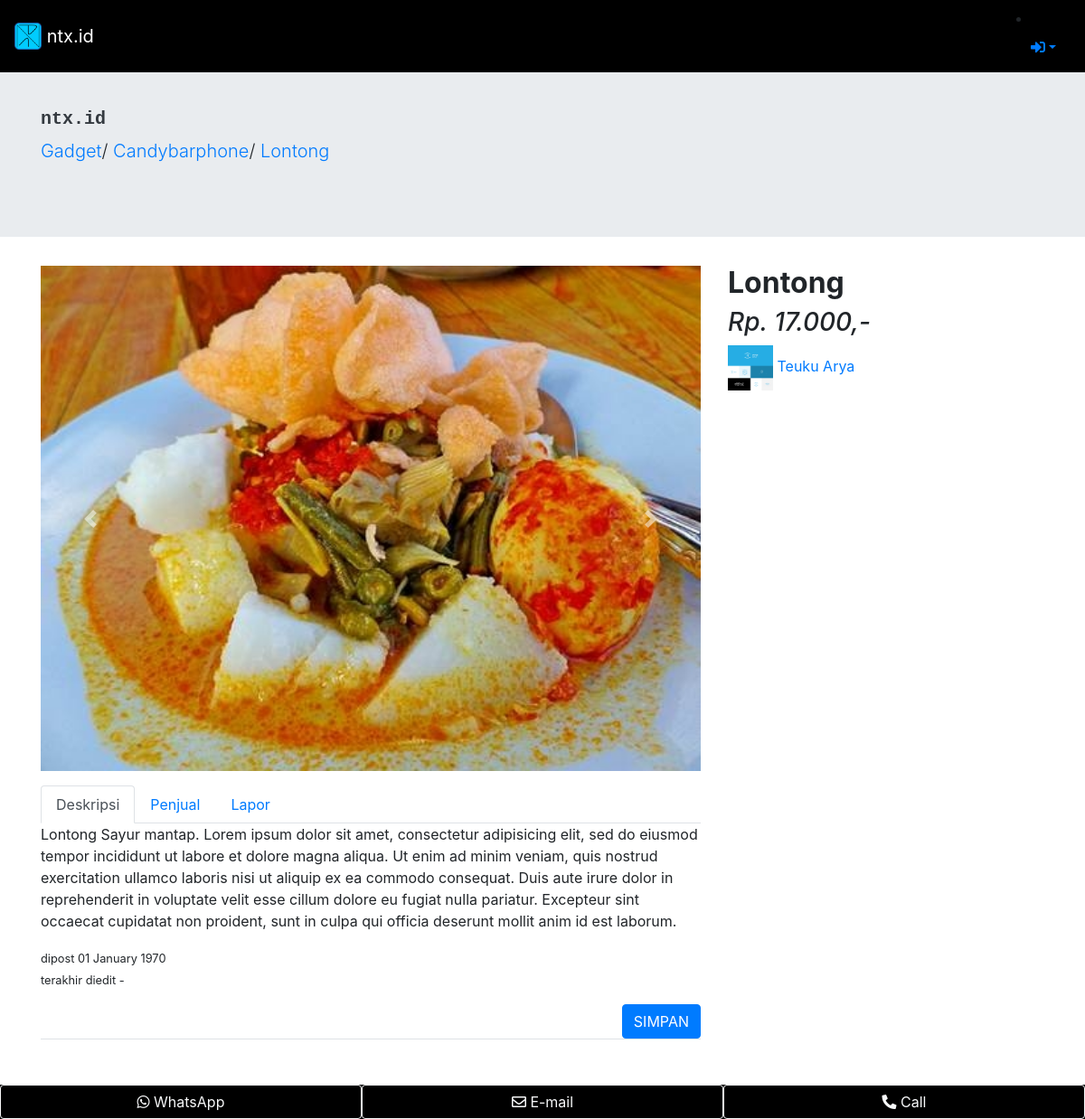
Screenshot of /product/detail/11 with the database file from the repository.
### tables this page shows
CREATE TABLE `company` (
  `id` int(11) NOT NULL,
  `name` varchar(128) NOT NULL,
  `about1` varchar(1000) NOT NULL,
  `about2` varchar(1000) NOT NULL,
  `about3` varchar(1000) NOT NULL,
  `created` varchar(128) NOT NULL,
  `aboutme` varchar(2000) NOT NULL,
  `email` varchar(50) NOT NULL
);

CREATE TABLE `category` (
  `cat_id` int(2) NOT NULL,
  `cat_code` int(2) NOT NULL,
  `subcat_code` int(2) NOT NULL,
  `cat_name` varchar(100) NOT NULL,
  `subcat_name` varchar(100) NOT NULL
);

CREATE TABLE `product` (
  `product_id` int(11) NOT NULL,
  `user_id` int(11) NOT NULL,
  `cat_code` int(2) NOT NULL,
  `subcat_code` int(2) NOT NULL,
  `name` varchar(128) NOT NULL,
  `about` varchar(512) NOT NULL,
  `price` int(11) NOT NULL,
  `image1` varchar(128) NOT NULL,
  `image2` varchar(128) NOT NULL,
  `image3` varchar(128) NOT NULL,
  `image4` varchar(128) NOT NULL,
  `image5` varchar(128) NOT NULL,
  `date_created` int(11) NOT NULL,
  `last_edited` int(11) NOT NULL,
  `is_active` int(1) NOT NULL
);

CREATE TABLE `user` (
  `user_id` int(11) NOT NULL,
  `name` varchar(128) NOT NULL,
  `email` varchar(128) NOT NULL,
  `phonenumber` bigint(11) NOT NULL,
  `whatsappnumber` bigint(11) NOT NULL,
  `prov_code` varchar(2) NOT NULL,
  `kot_code` varchar(2) NOT NULL,
  `kec_code` varchar(2) NOT NULL,
  `address` varchar(100) NOT NULL,
  `image` varchar(128) NOT NULL,
  `password` varchar(256) NOT NULL,
  `role_id` int(11) NOT NULL,
  `is_active` int(1) NOT NULL,
  `date_created` int(11) NOT NULL,
  `last_logged` int(11) NOT NULL
);

### application/controllers/Product.php (called while the page is built, shortened)
<?php
class Product extends CI_Controller {
	public function __construct()
	{
		$this->load->model('product_model');
		$this->load->model('company_model');
	}
	public function detail($product_id)
	{
		$data['company']= $this->company_model->getCompany();
		$data['user']= $this->db->get_where('user', ['email'=>$this->session->userdata('email')])->row_array();
		$data['category'] = $this->product_model->getCategory();
		$data['product']= $this->product_model->getProductById($product_id);
		if ($data['product']){
			$data['catsubcat']= $this->product_model->getCatSubCatName($data['product']['cat_code'],$data['product']['subcat_code']);
			$data['seller'] = $this->product_model->getSeller($data['product']['user_id']);
			$data['location'] = $this->product_model->getLocation($data['seller']['prov_code'],$data['seller']['kot_code'],$data['seller']['kec_code']);
			$this->load->view('templates/header_public', $data);
			$this->load->view('product/detail', $data);
			$this->load->view('templates/footer_detail', $data);
		}else{
			$this->load->view('templates/header_public', $data);
			$this->load->view('product/pagenotfound', $data);
			$this->load->view('templates/footer_public', $data);
		}
	}
}

### index.php (called while the page is built, shortened)
<?php
require_once BASEPATH.'core/CodeIgniter.php';

### application/models/Company_model.php (called while the page is built, shortened)
<?php
class company_model extends CI_model{
	public function getCompany()
	{
		return $this->db->get('company')->row_array();
	}
}
?>

### application/models/Product_model.php (called while the page is built, shortened)
<?php
class product_model extends CI_model{
	public function getCategory()
	{
		$this->db->distinct();
		$this->db->select('cat_code');
		return $this->db->get('category')->result_array();
	}
	public function getProductById($product_id)
	{
		$this->db->where('is_active', 1);
		$this->db->where('product_id', $product_id);
		return $this->db->get('product')->row_array();
	}
	public function getCatSubCatName($cat_code,$subcat_code)
	{
		$this->db->where('cat_code', $cat_code);
		$this->db->where('subcat_code', $subcat_code);
		return $this->db->get('category')->row_array();
	}
	public function getSeller($user_id)
	{
		$this->db->where('user_id', $user_id);
		return $this->db->get('user')->row_array();
	}
	public function getLocation($prov_code,$kot_code,$kec_code)
	{
		$this->db->where('kec_code', $kec_code);
		$this->db->where('kot_code', $kot_code);
		$this->db->where('prov_code', $prov_code);
		return $this->db->get('location')->row_array();
	}
}
?>

### application/views/product/detail.php (the view, shortened to what this page needs)
  <div class="jumbotron jumbotron-fluid" >
  <div class="container">
    <h5 class="text-monospace font-weight-bold"><a href="<?= base_url('product');?>" class="text-decoration-none text-dark"><?= $company['name'];?></a></h5>
    <p class="lead">
      <a href="<?= base_url('product/category/').$catsubcat['cat_code'] ;?>" class="text-decoration-none"><?= $catsubcat['cat_name'] ;?></a>/
      <a href="<?= base_url('product/subcategory/').$catsubcat['cat_code']."/".$catsubcat['subcat_code'];?>" class="text-decoration-none" /><?= $catsubcat['subcat_name'];?></a>/
      <a href="#" class="text-decoration-none"><?= $product['name'];?></a>
    </p>
  </div>
</div>
  <div class="container">
    <div class="row mb-3">
      <div class="col-lg-8" style="">
        <div id="carouselExampleControls" class="carousel slide" data-ride="carousel">
          <div class="carousel-inner">
            <?php if ($product['image1']) : ?>
            <div class="carousel-item active">
              <img src="<?= base_url('assets/img/product/').$product['image1'];?>" class="d-block w-100" alt="...">
            </div>
            <?php endif ; ?>
          </div>
          <a class="carousel-control-prev" href="#carouselExampleControls" role="button" data-slide="prev">
            <span class="carousel-control-prev-icon" aria-hidden="true"></span>
          </a>
          <a class="carousel-control-next" href="#carouselExampleControls" role="button" data-slide="next">
            <span class="carousel-control-next-icon" aria-hidden="true"></span>
          </a>
        </div>
        </div>
        <div class="col-lg-4">
        <h2 class="font-weight-bolder"><?= $product['name'] ; ?></h2>
        <h3 class="font-italic">Rp. <?= number_format($product['price'], 0, ",", "."); ?>,-</h3>
        <p><a href="<?= base_url('product/seller/').$seller['user_id'];?>" class="text-decoration-none"><img src="<?= base_url('assets/img/profile/').$seller['image'];?>" style="width:50px;height:50px"> <?= $seller['name'];?></a></p>
        </div>
    </div>
    <div class="row">
      <div class="col-lg-8">
        <ul class="nav nav-tabs" id="myTab" role="tablist">
          <li class="nav-item">
            <a class="nav-link active" id="home-tab" data-toggle="tab" href="#home" role="tab" aria-controls="home" aria-selected="true">Deskripsi</a>
          </li>
          <li class="nav-item">
            <a class="nav-link" id="profile-tab" data-toggle="tab" href="#profile" role="tab" aria-controls="profile" aria-selected="false">Penjual</a>
          </li>
          <li class="nav-item">
            <a class="nav-link" id="contact-tab" data-toggle="tab" href="#contact" role="tab" aria-controls="contact" aria-selected="false">Lapor</a>
          </li>
      </ul>
      <div class="tab-content" id="myTabContent">
        <div class="tab-pane fade show active" id="home" role="tabpanel" aria-labelledby="home-tab">
            <p class=""><?= $product['about'];?></p>
            <p class=""><small>dipost <?= date('d F Y', $product['date_created']) ;?>
            <br>terakhir diedit <?php if($product['last_edited']){ echo date('d F Y', $product['last_edited']); }else{ echo "-";} ?></small></p>
            <p class="border-bottom text-right"><a href="<?= base_url('myproduct/add_bookmark/').$product['product_id'];?>" class="btn btn-primary">SIMPAN</a></p>
        </div>
      </div>
      </div>
    </div>
  </div>

### application/views/templates/header_public.php (shortened to what this page needs)
<!DOCTYPE html>
<html lang="en">
<head>
  <link href="<?= base_url('assets/') ;?>vendor/fontawesome-free/css/all.min.css" rel="stylesheet" type="text/css">
  <link href="<?= base_url('assets/vendor/bootstrap/css/bootstrap.min.css');?>" rel="stylesheet">
  <link href="<?= base_url('assets/css/shop-homepage.css'); ?>" rel="stylesheet">
</head>
<body class="">
<nav class="navbar navbar-dark fixed-top" style="background:#000">
  <a class="navbar-brand" href="<?= base_url();?>">
    <img src="<?= base_url('assets/img/brand.png');?>" width="30" height="30" class="d-inline-block align-top" alt="">
    <?= $company['name'];?>
  </a>
<?php if ($user) : ?>
  <li class="nav-item dropdown">
    <a class="nav-link dropdown-toggle" data-toggle="dropdown" href="#" role="button" aria-haspopup="true" aria-expanded="false">
    <i class="far fa-user-circle"></i></a>
    <div class="dropdown-menu dropdown-menu-right">
      <?php if ($user['role_id']==1) : ?>
        <a class="dropdown-item" href="<?= base_url('admin');?>">Dasboard</a>
      <?php else : ?>
        <a class="dropdown-item" href="<?= base_url('user');?>">Pengaturan</a>
        <a class="dropdown-item" href="<?= base_url('myproduct');?>">Produk Saya</a>
      <?php endif ;?>
      <div class="dropdown-divider"></div>
      <a class="dropdown-item" href="<?= base_url('auth/logout');?>" data-toggle="modal" data-target="#logoutModal">Logout</a>
    </div>
  </li>
<?php else : ?>
    <li class="nav-item dropdown">
    <a class="nav-link dropdown-toggle" data-toggle="dropdown" href="#" role="button" aria-haspopup="true" aria-expanded="false">
    <i class="fas fa-sign-in-alt"></i></a>
  </li>
<?php endif ;?>
</nav>

### assets/css/shop-homepage.css (style rules this page uses)
body { padding-top: 56px; }

### rows the page displays
company: name "ntx.id"
category: cat_name "Gadget", subcat_name "Candybarphone"
product: name "Lontong", image1 (picture), price "17.000", about "Lontong Sayur mantap. Lorem ipsum dolor sit amet, consectetur adipisicing elit, sed do eiusmod tempor incididunt ut labore et dolore magna aliqua. Ut enim ad minim veniam, quis nostrud exercitation ullamco laboris nisi ut aliquip ex ea commodo consequat. Duis aute irure dolor in reprehenderit in voluptate velit esse cillum dolore eu fugiat nulla pariatur. Excepteur sint occaecat cupidatat non proident, sunt in culpa qui officia deserunt mollit anim id est laborum.", date_created "01 January 1970"
user: image (picture), name "Teuku Arya"
